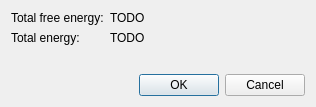
<?xml version="1.0" encoding="UTF-8"?>
<ui version="4.0">
 <class>Avogadro::QtPlugins::EnergyPropertiesDialog</class>
 <widget class="QDialog" name="Avogadro::QtPlugins::EnergyPropertiesDialog">
  <property name="geometry">
   <rect>
    <x>0</x>
    <y>0</y>
    <width>316</width>
    <height>107</height>
   </rect>
  </property>
  <property name="windowTitle">
   <string>Energy attributes</string>
  </property>
  <layout class="QVBoxLayout" name="verticalLayout">
   <item>
    <layout class="QFormLayout" name="formLayout">
     <property name="fieldGrowthPolicy">
      <enum>QFormLayout::ExpandingFieldsGrow</enum>
     </property>
     <item row="0" column="0">
      <widget class="QLabel" name="label_10">
       <property name="text">
        <string>Total free energy:</string>
       </property>
      </widget>
     </item>
     <item row="0" column="1">
      <widget class="QLabel" name="freeEnergyLabel">
       <property name="text">
        <string>TODO</string>
       </property>
      </widget>
     </item>
     <item row="1" column="0">
      <widget class="QLabel" name="label_11">
       <property name="text">
        <string>Total energy:</string>
       </property>
      </widget>
     </item>
     <item row="1" column="1">
      <widget class="QLabel" name="totalEnergyLabel">
       <property name="text">
        <string>TODO</string>
       </property>
      </widget>
     </item>
    </layout>
   </item>
   <item>
    <widget class="QDialogButtonBox" name="buttonBox">
     <property name="orientation">
      <enum>Qt::Horizontal</enum>
     </property>
     <property name="standardButtons">
      <set>QDialogButtonBox::Cancel|QDialogButtonBox::Ok</set>
     </property>
    </widget>
   </item>
  </layout>
 </widget>
 <resources/>
 <connections>
  <connection>
   <sender>buttonBox</sender>
   <signal>accepted()</signal>
   <receiver>Avogadro::QtPlugins::EnergyPropertiesDialog</receiver>
   <slot>accept()</slot>
   <hints>
    <hint type="sourcelabel">
     <x>248</x>
     <y>254</y>
    </hint>
    <hint type="destinationlabel">
     <x>157</x>
     <y>274</y>
    </hint>
   </hints>
  </connection>
  <connection>
   <sender>buttonBox</sender>
   <signal>rejected()</signal>
   <receiver>Avogadro::QtPlugins::EnergyPropertiesDialog</receiver>
   <slot>reject()</slot>
   <hints>
    <hint type="sourcelabel">
     <x>316</x>
     <y>260</y>
    </hint>
    <hint type="destinationlabel">
     <x>286</x>
     <y>274</y>
    </hint>
   </hints>
  </connection>
 </connections>
</ui>
